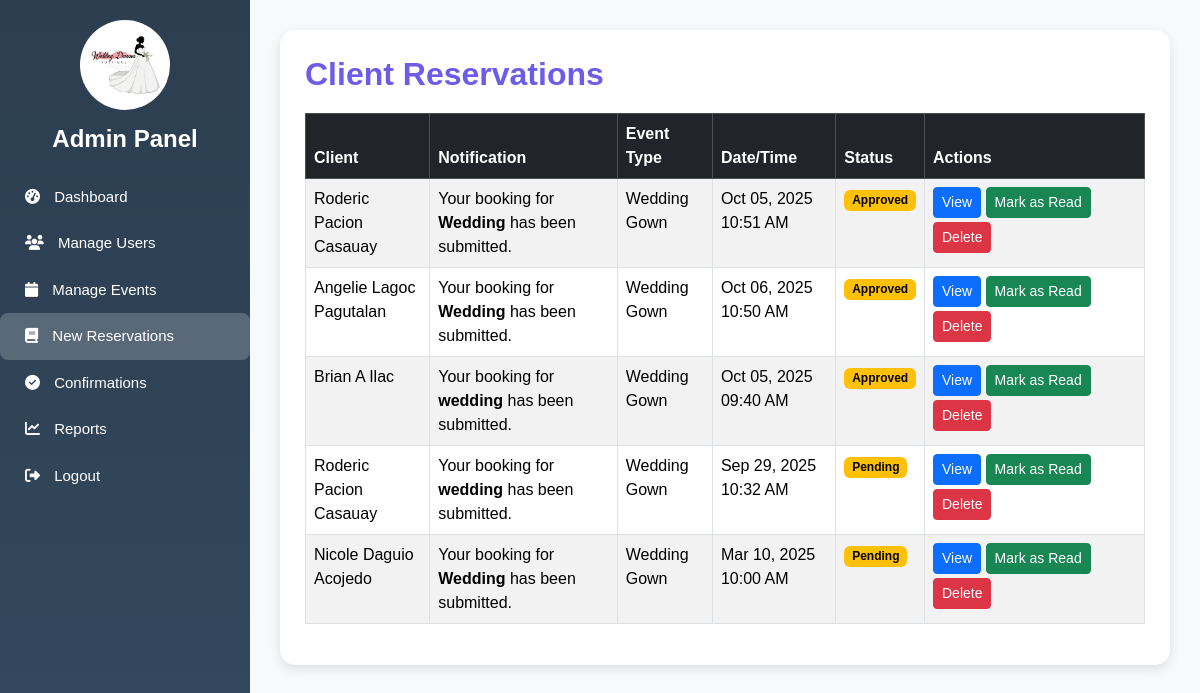
Page /reservations.php (signed in) on the earlier database version.
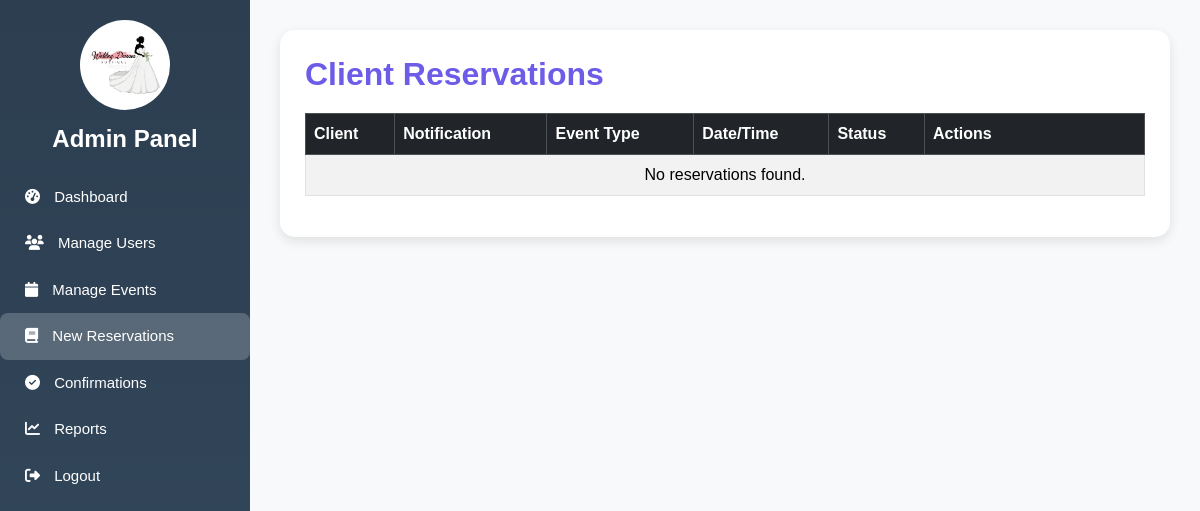
Same page on the later database version.
### tables this page shows
CREATE TABLE `bookings` (
  `id` int(11) NOT NULL AUTO_INCREMENT,
  `firstname` varchar(100) NOT NULL,
  `middlename` varchar(100) DEFAULT NULL,
  `lastname` varchar(100) NOT NULL,
  `email` varchar(100) NOT NULL,
  `phone_number` varchar(11) NOT NULL,
  `service_type` varchar(100) NOT NULL,
  `event_name` varchar(255) NOT NULL,
  `event_datetime` datetime NOT NULL,
  `location` text NOT NULL,
  `status` varchar(50) NOT NULL DEFAULT 'Pending',
  `created_at` timestamp NOT NULL DEFAULT current_timestamp(),
  PRIMARY KEY (`id`),
  KEY `idx_event_datetime` (`event_datetime`),
  KEY `idx_email` (`email`),
  KEY `idx_status` (`status`)
);

### reservations.php (the view, shortened to what this page needs)
<?php
$mysqli = new mysqli("localhost", "root", "", "bridal_event_system");
$query = "
    SELECT id, firstname, middlename, lastname, event_name, service_type, event_datetime, status, created_at
    FROM bookings
    ORDER BY created_at DESC
";
$result = $mysqli->query($query);
?>
<!DOCTYPE html>
<html lang="en">
<head>
  <link href="https://cdn.jsdelivr.net/npm/bootstrap@5.3.3/dist/css/bootstrap.min.css" rel="stylesheet">
  <link rel="stylesheet" href="https://cdnjs.cloudflare.com/ajax/libs/font-awesome/6.4.2/css/all.min.css">
</head>
<body>
  <div class="sidebar">
    <div class="logo">
      <img src="images/logo.webp" alt="Logo">
    </div>
    <h4>Admin Panel</h4>
    <a href="dashboard_admin.php"><i class="fa fa-tachometer-alt"></i> Dashboard</a>
    <a href="manage_user.php"><i class="fa fa-users"></i> Manage Users</a>
    <a href="manage_events.php"><i class="fa fa-calendar"></i> Manage Events</a>
    <a href="reservations.php" class="active"><i class="fa fa-book"></i> New Reservations</a>
    <a href="confirmations.php"><i class="fa fa-check-circle"></i> Confirmations</a>
    <a href="reports.php"><i class="fa fa-chart-line"></i> Reports</a>
    <a href="logout.php"><i class="fa fa-sign-out-alt"></i> Logout</a>
  </div>
  <div class="content">
    <div class="table-container">
      <h2>Client Reservations</h2>
      <table class="table table-bordered table-striped">
        <thead class="table-dark">
          <tr>
            <th>Client</th>
            <th>Notification</th>
            <th>Event Type</th>
            <th>Date/Time</th>
            <th>Status</th>
            <th style="width: 220px;">Actions</th>
          </tr>
        </thead>
        <tbody>
          <?php if ($result->num_rows > 0): ?>
            <?php while ($row = $result->fetch_assoc()): ?>
              <?php
                $client_name = $row['firstname'];
                if (!empty($row['middlename'])) {
                    $client_name .= ' ' . $row['middlename'];
                }
                $client_name .= ' ' . $row['lastname'];
              ?>
              <tr>
                <td><?= htmlspecialchars($client_name) ?></td>
                <td>Your booking for <strong><?= htmlspecialchars($row['event_name']) ?></strong> has been submitted.</td>
                <td><?= htmlspecialchars($row['service_type']) ?></td>
                <td><?= date("M d, Y h:i A", strtotime($row['event_datetime'])) ?></td>
                <td>
                  <span class="badge <?= $row['status'] === 'Read' ? 'badge-read' : 'badge-unread' ?>">
                    <?= htmlspecialchars($row['status']) ?>
                  </span>
                </td>
                <td>
                  <a href="view_bookings.php?id=<?= $row['id'] ?>" class="btn btn-sm btn-primary mb-1">View</a>
                  <?php if ($row['status'] !== 'Read'): ?>
                    <a href="reservations.php?action=read&id=<?= $row['id'] ?>" class="btn btn-sm btn-success mb-1">Mark as Read</a>
                  <?php else: ?>
                    <a href="reservations.php?action=unread&id=<?= $row['id'] ?>" class="btn btn-sm btn-warning mb-1">Mark as Unread</a>
                  <?php endif; ?>
                  <a href="reservations.php?action=delete&id=<?= $row['id'] ?>" class="btn btn-sm btn-danger mb-1" onclick="return confirm('Are you sure you want to delete this reservation?');">Delete</a>
                </td>
              </tr>
            <?php endwhile; ?>
          <?php else: ?>
            <tr>
              <td colspan="6" class="text-center">No reservations found.</td>
            </tr>
          <?php endif; ?>
        </tbody>
      </table>
    </div>
  </div>
</body>
</html>

Differences in the rows shown:
removed bookings: client_name "Roderic Pacion Casauay", event_name "Wedding", service_type "Wedding Gown", event_datetime "Oct 05, 2025 10:51 AM", status "Approved"
removed bookings: client_name "Angelie Lagoc Pagutalan", event_name "Wedding", service_type "Wedding Gown", event_datetime "Oct 06, 2025 10:50 AM", status "Approved"
removed bookings: client_name "Brian A Ilac", event_name "wedding", service_type "Wedding Gown", event_datetime "Oct 05, 2025 09:40 AM", status "Approved"
removed bookings: client_name "Roderic Pacion Casauay", event_name "wedding", service_type "Wedding Gown", event_datetime "Sep 29, 2025 10:32 AM", status "Pending"
removed bookings: client_name "Nicole Daguio Acojedo", event_name "Wedding", service_type "Wedding Gown", event_datetime "Mar 10, 2025 10:00 AM", status "Pending"
Other differences:
text now shown: "No reservations found."
